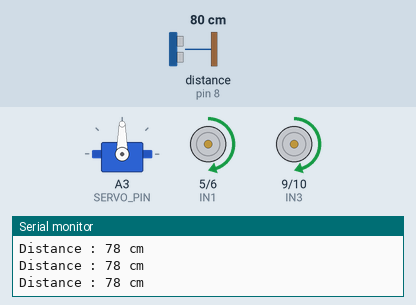
Simulated run of this sketch. Board: Arduino Uno, built with avr-gcc and run on an emulated ATmega328P. Shown: servo, motor-driver pin pairs drawn as motors (green arrow = first pin HIGH = forward, orange = second pin HIGH = backward, longer = more drive, scaled by the enable pin), the last lines printed to the serial monitor. Wiring (inferred from the names in the program): ultrasonic range finder: trigger pin 7; echo pin 8. Inputs (shaded band) come from the test bench; at power-on: distance to the obstacle (sensor on pin 8) 80 cm. The echo pulse lasts 58.3 µs per cm.

Above: at 3.2 s.
3.3 s: distance to the obstacle (sensor on pin 8) set to 23 cm
At 4.1 s:
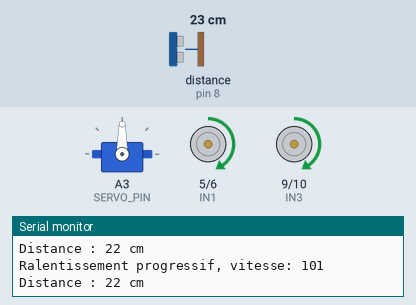
4.9 s: distance to the obstacle (sensor on pin 8) set to 17 cm
At 7.4 s:
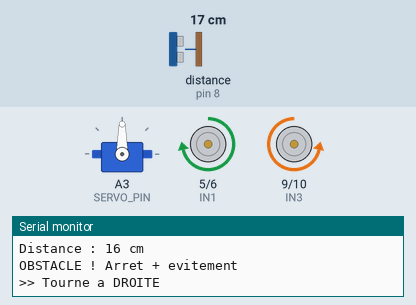
7.9 s: distance to the obstacle (sensor on pin 8) set to 120 cm
10.9 s: distance to the obstacle (sensor on pin 8) set to 2 cm
At 13.74 s:
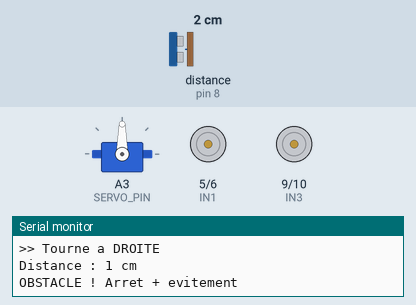
Timing chart, 0 to 14.9 s (numbered marks = the images above; inputs shaded):
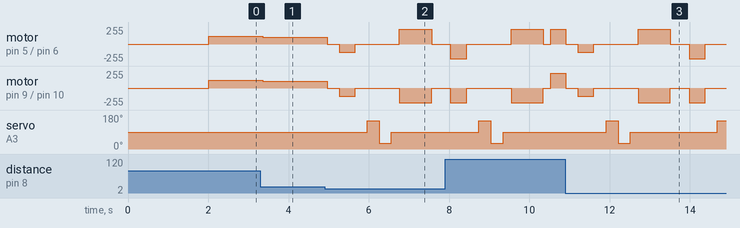

Measured:
- the behaviour switches between 21 and 20 cm on distance to the obstacle (sensor on pin 8) (found by bisection; images 1 and 2)
- after the input at 3.3 s, motor on pin 5 (IN1) / pin 6 (IN2), motor on pin 9 (IN3) / pin 10 (IN4): forward 120/255 → forward 101/255 after 0.06 s

The sketch:

robot_car.ino
```cpp
//////// -- TIC-RBT1 -- ////////
// | corde_t | judea_d | kingki_n | brouar_l | //
// rendu : 19 Apr 2026 //
// Wall - E avance, recule, detecte les objets proches de lui, et drifts.

#include <Servo.h>
Servo head;
#define SERVO_PIN A3

//  Capteur ultrason HC-SR04
#define TRIG_PIN 7 //Broche qui envoie le signal
#define ECHO_PIN 8 //Broche qui reçois le signal


//  Moteur l298n
//coté gauche
#define ENA 3 //Vitesse du côté gauche
#define IN1 5
#define IN2 6

//coté droit
#define ENB 11 //Vitesse du côté droit
#define IN3 9
#define IN4 10

//  ROBOT
#define STOP_THRESHOLD 20 //Objet à moins de 20cm = stop
#define SLOW_THRESHOLD 50 //Ralentissement progressif par rapport à la distance

#define FULL_SPEED 120//Vitesse max
#define SLOW_SPEED 100 //Vitesse réduite

#define BACKUP_TIME 400 //Combien de temps le robot recul
#define TURN_TIME 800  //Combien de temps le robot tourne

//  Fonction pour bouger le robot

//  POUR AVANCER
void  moveForward(int speed) {
  analogWrite(ENA, speed); //Vitesse moteur côté gauche
  analogWrite(ENB, speed); //Vitesse moteur côté droit

 //Moteur gauche en avant
    digitalWrite(IN1, HIGH);
    digitalWrite(IN2, LOW);

 //Moteur droit en avant
    digitalWrite(IN3, HIGH);
    digitalWrite(IN4, LOW);
}

//  POUR RECULER
void moveBackward(int speed) {
    analogWrite(ENA, speed);
    analogWrite(ENB, speed);

  //Moteur gauche pour reculer (inverser IN1 et IN2)
    digitalWrite(IN1, LOW);
    digitalWrite(IN2, HIGH);

  //Moteur droit pour reculer (inverser IN3 et IN4)
    digitalWrite(IN3, LOW);
    digitalWrite(IN4, HIGH);
}

// TOURNER A DROITE (Un côté avance l'autre recul, gauche en avant et droit recul)
void turnRight(int speed){
    analogWrite(ENA, speed);
    analogWrite(ENB, speed);

  //Moteur gauche en avant
    digitalWrite(IN1, HIGH);
    digitalWrite(IN2, LOW);

  //Moteur droit recul
    digitalWrite(IN3, LOW);
    digitalWrite(IN4, HIGH);
    }

//TOURNER A GAUCHE (Un côté recul l'autre avance, gauche recul et droit en avant)
void turnLeft(int speed){
    analogWrite(ENA, speed);
    analogWrite(ENB, speed);

  //Moteur gauche recul
    digitalWrite(IN1, LOW);
    digitalWrite(IN2, HIGH);

  //Moteur droit en avant
    digitalWrite(IN3, HIGH);
    digitalWrite(IN4, LOW);
}

//  TOUT ARRETER
void stopMotors() {
  //Moteur coupé
    analogWrite(ENA, 0);
    analogWrite(ENB, 0);
}

void setup() {
    Serial.begin(9600);

    pinMode(TRIG_PIN, OUTPUT);
    pinMode(ECHO_PIN, INPUT);

    pinMode(ENA, OUTPUT);
    pinMode(ENB, OUTPUT);
    pinMode(IN1, OUTPUT);
    pinMode(IN2, OUTPUT);
    pinMode(IN3, OUTPUT);
    pinMode(IN4, OUTPUT);


// Le capteur est centré au démarrage (regarde devant)
    head.attach(SERVO_PIN);
    head.write(90);

    stopMotors();

    Serial.println(" Initialisation WALL-E !");
    Serial.println("Demarrage...");

    delay(2000);

    Serial.println("C'est parti !");
}

// MESURER LA DISTANCE
long measureDistance() {
    digitalWrite(TRIG_PIN, LOW);
    delayMicroseconds(2);
    digitalWrite(TRIG_PIN, HIGH);
    delayMicroseconds(10);
    digitalWrite(TRIG_PIN, LOW);

    long duree = pulseIn(ECHO_PIN, HIGH, 30000);

    if (duree == 0) {
    return 999;
    }

  long distance = duree * 0.034 / 2;
    return distance;
}

// BOUCLE PRINCIPALE
void loop() {
    long distance = measureDistance();

    Serial.print("Distance : ");
    Serial.print(distance);
    Serial.println(" cm");

    if (distance < STOP_THRESHOLD) {
    Serial.println("OBSTACLE ! Arret + evitement");
    stopMotors();
    delay(300);
    moveBackward(FULL_SPEED);
    delay(BACKUP_TIME);
    stopMotors();
    delay(300);

// Le servo oriente le capteur pour analyser les deux côtés
    long leftDistance;
    long rightDistance;

    head.write(150);
    delay(300);
    leftDistance = measureDistance();

    head.write(30);
    delay(300);
    rightDistance = measureDistance();

    head.write(90);
    delay(200);

// Le robot choisit le côté le plus libre
    if (leftDistance > rightDistance) {
        Serial.println(">> Tourne a GAUCHE");
        turnLeft(220);
    } else {
        Serial.println(">> Tourne a DROITE");
        turnRight(220);
    }

    delay(TURN_TIME);
    stopMotors();
    delay(100);
    }
    else if (distance < SLOW_THRESHOLD) {
    //Utilisation de map pour le calcul progressif de la vitesse
    int vitesse = map(distance, STOP_THRESHOLD, SLOW_THRESHOLD, SLOW_SPEED, FULL_SPEED);
     // distance = 20 cm → vitesse = SLOW_SPEED
    // distance = 50 cm → vitesse = FULL_SPEED

    Serial.print("Ralentissement progressif, vitesse: ");
    Serial.println(vitesse);

    moveForward(vitesse);
    }
    else {
    moveForward(FULL_SPEED);
    }

delay(70);
} 
```
